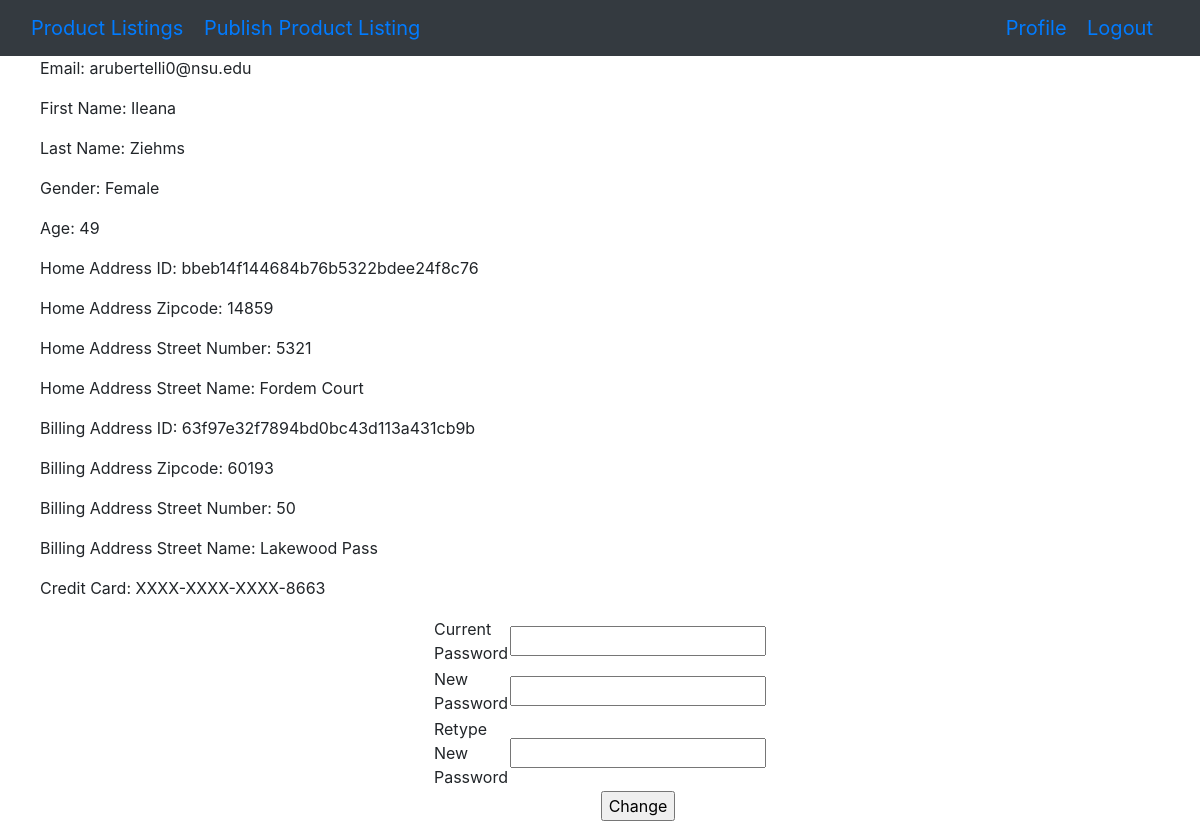
The page /profile (signed in) on the database its author committed.
### tables this page shows
CREATE TABLE Buyers
        (email TEXT NOT NULL, 
        first_name TEXT NOT NULL,
        last_name TEXT NOT NULL,
        gender TEXT NOT NULL,
        age INTEGER NOT NULL,
        home_address_ID TEXT NOT NULL,
        billing_address_ID TEXT NOT NULL,
        FOREIGN KEY (email) REFERENCES Users (email),
        FOREIGN KEY (home_address_ID) REFERENCES Address (address_ID),
        FOREIGN KEY (billing_address_ID) REFERENCES Address (address_ID));

CREATE TABLE Address
        (address_ID TEXT NOT NULL,
        zipcode INTEGER NOT NULL,
        street_num INTEGER NOT NULL,
        street_name TEXT NOT NULL,
        PRIMARY KEY (address_ID));

### NittanyMarket.py (the view)
@app.route('/profile', methods=['GET', 'POST'])
def userProfile():
    error = None
    if "username" not in session:
        return redirect(url_for('login'))
    data = fetch_profile_data(session["username"])
    userLoggedIn = False
    if "username" in session:
        userLoggedIn = True
    userIsSeller = False
    if 'seller' in session:
        userIsSeller = True
    if request.method == 'GET':
        return render_template('profile.html', data=data, changePassAttempt=False, attemptSuccess=None,
            userLoggedIn=userLoggedIn, userIsSeller=userIsSeller)
    else:
        attemptSuccess = valid_password_change(request.form['currentpassword'], request.form['newpassword'], request.form['newpasswordretype'])
        return render_template('profile.html', data=data, changePassAttempt=True, attemptSuccess=attemptSuccess,
            userLoggedIn=userLoggedIn, userIsSeller=userIsSeller)

### NittanyMarket.py (called while the page is built)
def fetch_profile_data(user):
    connection = sql.connect('NittanyMarket.db')
    string = "SELECT * FROM Buyers WHERE email=?"
    cursor = connection.execute(string, [user])
    personalData = cursor.fetchone()
    string = "SELECT zipcode, street_num, street_name FROM Address WHERE address_id=?"
    cursor = connection.execute(string, [personalData[5]])
    homeAddressData = cursor.fetchone()
    cursor = connection.execute(string, [personalData[6]])
    billingAddressData = cursor.fetchone()
    string = "SELECT SUBSTRING(credit_card_num, 16, 4) FROM Credit_Cards WHERE Owner_email=?"
    cursor = connection.execute(string, [user])
    lastFourDigit = cursor.fetchone()
    return personalData + homeAddressData + billingAddressData + lastFourDigit

### templates/profile.html (shortened to what this page needs)
<!DOCTYPE html>
<html lang="en" dir="ltr">
<head>
    <link rel="stylesheet" href="https://stackpath.bootstrapcdn.com/bootstrap/4.4.1/css/bootstrap.min.css"
>
</head>
<body>
    <nav class="navbar navbar-default bg-dark">
        <div class="container-fluid">
            <div class="navbar-header">
                <a class="navbar-brand" href="productlistings">Product Listings</a>
                {% if userIsSeller == True %}
                    <a class="navbar-brand" href="publishproductlisting">Publish Product Listing</a>
                {% endif %}
            </div>
            {% if userLoggedIn == True %}
            <div class="navbar-header-right">
                <a style="text-align: right;" class="navbar-brand" href="profile">Profile</a>
                <a style="text-align: right;" class="navbar-brand" href="logout">Logout</a>
            </div>
            {% else %}
            <div class="navbar-header-right">
                <a style="text-align: right;" class="navbar-brand" href="login">Login</a>
            </div>
            {% endif %}
        </div>
    </nav>
    <div class="profile.html website">
        <div>
            <ul>
                <p>Email: {{data[0]}}</p>
                <p>First Name: {{data[1]}}</p>
                <p>Last Name: {{data[2]}}</p>
                <p>Gender: {{data[3]}}</p>
                <p>Age: {{data[4]}}</p>
                <p>Home Address ID: {{data[5]}}</p>
                <p>Home Address Zipcode: {{data[7]}}</p>
                <p>Home Address Street Number: {{data[8]}}</p>
                <p>Home Address Street Name: {{data[9]}}</p>
                <p>Billing Address ID: {{data[6]}}</p>
                <p>Billing Address Zipcode: {{data[10]}}</p>
                <p>Billing Address Street Number: {{data[11]}}</p>
                <p>Billing Address Street Name: {{data[12]}}</p>
                <p>Credit Card: XXXX-XXXX-XXXX-{{data[13]}}</p>
            </ul>
            <form method="POST" action="/profile">
                <table align = "center" border="0" width="300">
                    <tr>
                        <td>Current Password</td>
                        <td><input type="text" name="currentpassword" size="20"></td>
                    </tr>
                    <tr>
                        <td>New Password</td>
                        <td><input type="text" name="newpassword" size="20"></td>
                    </tr>
                    <tr>
                        <td>Retype New Password</td>
                        <td><input type="text" name="newpasswordretype" size="20"></td>
                    </tr>
                    <tr>
                    <td></td>
                    <td align = "center"><input type="submit" value="Change"
                        name="submit"></td>
                    </tr>
                </table>
            </form>
        </div>
    </div>
</body>
</html>

### rows shown on the page
Buyers: email "arubertelli0@nsu.edu", first_name "Ileana", last_name "Ziehms", gender "Female", home_address_ID "bbeb14f144684b76b5322bdee24f8c76", billing_address_ID "63f97e32f7894bd0bc43d113a431cb9b"
Address: zipcode "14859", street_num "5321", street_name "Fordem Court"
Address: zipcode "60193", street_name "Lakewood Pass"

### other values the page prints
{{ data[4] }} "49"
{{ data[11] }} "50"
{{ data[13] }} "8663"
